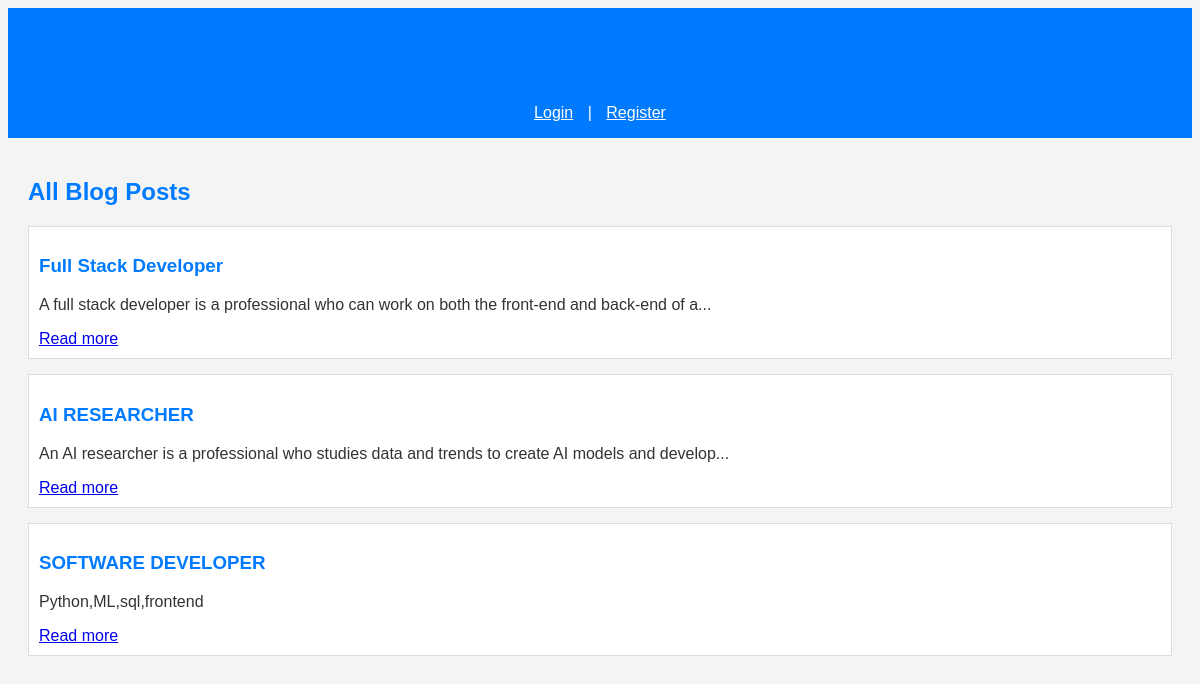
The page / on the database its author committed.
### tables this page shows
CREATE TABLE posts (
            id INTEGER PRIMARY KEY AUTOINCREMENT,
            title TEXT NOT NULL,
            content TEXT NOT NULL,
            user_id INTEGER,
            created_at TIMESTAMP DEFAULT CURRENT_TIMESTAMP,
            FOREIGN KEY(user_id) REFERENCES users(id)
        );

### app.py (the view)
@app.route('/')
def home():
    conn = get_db()
    cursor = conn.cursor()
    cursor.execute("SELECT * FROM posts ORDER BY created_at DESC")
    posts = cursor.fetchall()
    conn.close()
    return render_template('index.html', posts=posts)

### app.py (called while the page is built)
def get_db():
    conn = sqlite3.connect(DATABASE)
    return conn

### templates/index.html (shortened to what this page needs)
<!DOCTYPE html>
<html lang="en">
<head>
    <link rel="stylesheet" href="{{ url_for('static', filename='style.css') }}">
</head>
<body>
    <header>
        <h1>Welcome to Simple Blog</h1>
        <a href="/login">Login</a> | <a href="/register">Register</a>
    </header>
    <main>
        <h2>All Blog Posts</h2>
        {% for post in posts %}
            <div class="post">
                <h3>{{ post[1] }}</h3>
                <p>{{ post[2] | truncate(100) }}</p>
                <a href="/post/{{ post[0] }}">Read more</a>
            </div>
        {% endfor %}
    </main>
</body>
</html>

### static/style.css (style rules this page uses)
body { font-family: Arial, sans-serif; background-color: #f4f4f4; color: #333; }
header { background-color: #007bff; color: white; padding: 1rem; text-align: center; }
header a { color: white; margin: 0 10px; }
main { padding: 20px; }
h1, h2 { color: #007bff; }
.post { border: 1px solid #ddd; padding: 10px; margin-bottom: 15px; background-color: #fff; }
.post h3 { color: #007bff; }

### rows shown on the page
posts: title "Full Stack Developer", content "A full stack developer is a professional who can work on both the front-end and back-end of a..."
posts: title "AI RESEARCHER", content "An AI researcher is a professional who studies data and trends to create AI models and develop..."
posts: title "SOFTWARE DEVELOPER", content "Python,ML,sql,frontend"
